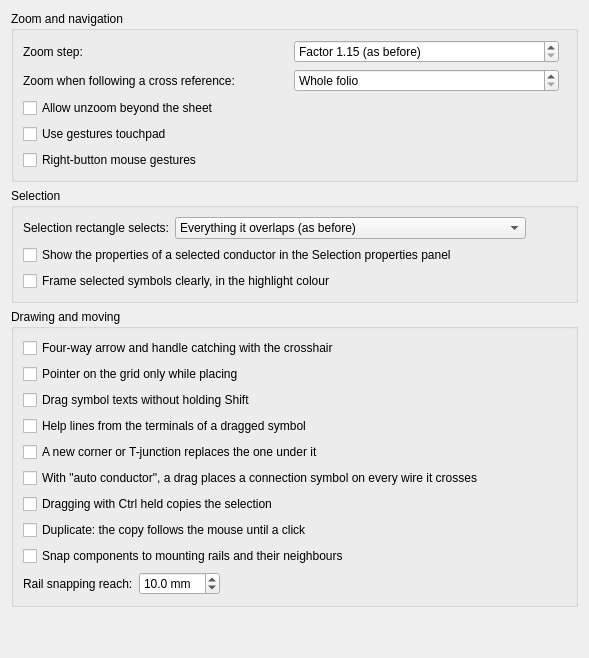
     <widget class="QWidget" name="m_input_tab">
      <attribute name="title">
       <string>Mouse and input</string>
      </attribute>
      <layout class="QVBoxLayout" name="m_input_tab_layout">
       <item>
        <widget class="QGroupBox" name="m_zoom_navigation_gb">
         <property name="title">
          <string>Zoom and navigation</string>
         </property>
         <layout class="QVBoxLayout" name="m_zoom_navigation_gb_layout">
          <item>
           <layout class="QHBoxLayout" name="m_zoom_step_layout">
            <item>
             <widget class="QLabel" name="m_zoom_step_label">
              <property name="text">
               <string>Zoom step:</string>
              </property>
              <property name="buddy">
               <cstring>m_zoom_step_sb</cstring>
              </property>
             </widget>
            </item>
            <item>
             <widget class="QSpinBox" name="m_zoom_step_sb">
              <property name="minimumSize">
               <size>
                <width>120</width>
                <height>0</height>
               </size>
              </property>
              <property name="toolTip">
               <string>How far the mouse wheel, Ctrl++ / Ctrl+- and the zoom buttons zoom at a time, in percent of the zoom shown, rounded to whole fives: with 10 %, 100 % goes to 110 %, 120 %, 130 % and 400 % to 440 %. Alt with the mouse wheel zooms four steps at a time.</string>
              </property>
              <property name="specialValueText">
               <string>Factor 1.15 (as before)</string>
              </property>
              <property name="suffix">
               <string> %</string>
              </property>
              <property name="maximum">
               <number>100</number>
              </property>
             </widget>
            </item>
            <item>
             <spacer name="m_zoom_step_spacer">
              <property name="orientation">
               <enum>Qt::Horizontal</enum>
              </property>
             </spacer>
            </item>
           </layout>
          </item>
          <item>
           <layout class="QHBoxLayout" name="m_jump_zoom_layout">
            <item>
             <widget class="QLabel" name="m_jump_zoom_label">
              <property name="text">
               <string>Zoom when following a cross reference:</string>
              </property>
              <property name="buddy">
               <cstring>m_jump_zoom_sb</cstring>
              </property>
             </widget>
            </item>
            <item>
             <widget class="QSpinBox" name="m_jump_zoom_sb">
              <property name="minimumSize">
               <size>
                <width>120</width>
                <height>0</height>
               </size>
              </property>
              <property name="toolTip">
               <string>A jump along a cross reference or a folio report shows its target in the middle of the view, at this zoom at least; closer views stay as they are.</string>
              </property>
              <property name="specialValueText">
               <string>Whole folio</string>
              </property>
              <property name="suffix">
               <string> %</string>
              </property>
              <property name="maximum">
               <number>400</number>
              </property>
              <property name="singleStep">
               <number>5</number>
              </property>
             </widget>
            </item>
            <item>
             <spacer name="m_jump_zoom_spacer">
              <property name="orientation">
               <enum>Qt::Horizontal</enum>
              </property>
             </spacer>
            </item>
           </layout>
          </item>
          <item>
           <widget class="QCheckBox" name="m_zoom_out_beyond_folio">
            <property name="text">
             <string>Allow unzoom beyond the sheet</string>
            </property>
           </widget>
          </item>
          <item>
           <widget class="QCheckBox" name="m_use_gesture_trackpad">
            <property name="text">
             <string>Use gestures touchpad</string>
            </property>
           </widget>
          </item>
          <item>
           <widget class="QCheckBox" name="m_mouse_gestures_cb">
            <property name="toolTip">
             <string>Holding the right button and dragging in a direction launches a shortcut bar command. A simple right-click still opens the context menu, on button release.</string>
            </property>
            <property name="text">
             <string>Right-button mouse gestures</string>
            </property>
           </widget>
          </item>
         </layout>
        </widget>
       </item>
       <item>
        <widget class="QGroupBox" name="m_selection_gb">
         <property name="title">
          <string>Selection</string>
         </property>
         <layout class="QVBoxLayout" name="m_selection_gb_layout">
          <item>
           <layout class="QHBoxLayout" name="m_selection_rectangle_layout">
            <item>
             <widget class="QLabel" name="m_selection_rectangle_label">
              <property name="text">
               <string>Selection rectangle selects:</string>
              </property>
              <property name="buddy">
               <cstring>m_selection_rectangle_cb</cstring>
              </property>
             </widget>
            </item>
            <item>
             <widget class="QComboBox" name="m_selection_rectangle_cb">
              <item>
               <property name="text">
                <string>Everything it overlaps (as before)</string>
               </property>
              </item>
              <item>
               <property name="text">
                <string>What lies wholly within it</string>
               </property>
              </item>
              <item>
               <property name="text">
                <string>By direction: wholly within to the right, overlapped to the left</string>
               </property>
              </item>
             </widget>
            </item>
            <item>
             <spacer name="m_selection_rectangle_spacer">
              <property name="orientation">
               <enum>Qt::Horizontal</enum>
              </property>
              <property name="sizeHint" stdset="0">
               <size>
                <width>40</width>
                <height>20</height>
               </size>
              </property>
             </spacer>
            </item>
           </layout>
          </item>
          <item>
           <widget class="QCheckBox" name="m_conductor_properties_panel">
            <property name="text">
             <string>Show the properties of a selected conductor in the Selection properties panel</string>
            </property>
           </widget>
          </item>
          <item>
           <widget class="QCheckBox" name="m_strong_selection_cb">
            <property name="text">
             <string>Frame selected symbols clearly, in the highlight colour</string>
            </property>
           </widget>
          </item>
         </layout>
        </widget>
       </item>
       <item>
        <widget class="QGroupBox" name="m_drawing_moving_gb">
         <property name="title">
          <string>Drawing and moving</string>
         </property>
         <layout class="QVBoxLayout" name="m_drawing_moving_gb_layout">
          <item>
           <widget class="QCheckBox" name="m_pointer_aids_cb">
            <property name="toolTip">
             <string>A four-way arrow over what a drag moves; with the crosshair, the pointer jumps with it from grid point to grid point, and a handle within 12 pixels catches it and the click. Unticked: the system pointer, and handles are grabbed under the mouse only.</string>
            </property>
            <property name="text">
             <string>Four-way arrow and handle catching with the crosshair</string>
            </property>
           </widget>
          </item>
          <item>
           <widget class="QCheckBox" name="m_grid_only_placing_cb">
            <property name="toolTip">
             <string>The pointer and the crosshair jump from grid point to grid point only while something is placed or dragged; otherwise they follow the mouse, so small items are easy to grab. What is placed still lands on the grid.</string>
            </property>
            <property name="text">
             <string>Pointer on the grid only while placing</string>
            </property>
           </widget>
          </item>
          <item>
           <widget class="QCheckBox" name="m_drag_texts_without_shift_cb">
            <property name="toolTip">
             <string>Dragging a symbol's text moves the text alone, and Shift+drag moves the symbol, as before version 0.100. Unticked by default: dragging a text moves its symbol, Shift+drag moves the text.</string>
            </property>
            <property name="text">
             <string>Drag symbol texts without holding Shift</string>
            </property>
           </widget>
          </item>
          <item>
           <widget class="QCheckBox" name="m_terminal_help_lines_cb">
            <property name="toolTip">
             <string>While a symbol is placed or dragged, a shaded line runs from each of its terminals to the terminal in line with it. Ticked by default.</string>
            </property>
            <property name="text">
             <string>Help lines from the terminals of a dragged symbol</string>
            </property>
           </widget>
          </item>
          <item>
           <widget class="QCheckBox" name="m_junction_replaces_cb">
            <property name="toolTip">
             <string>A corner or T-junction placed where one already stands takes its place, and its wires go to the new one. Unticked by default: both stay.</string>
            </property>
            <property name="text">
             <string>A new corner or T-junction replaces the one under it</string>
            </property>
           </widget>
          </item>
          <item>
           <widget class="QCheckBox" name="m_drag_places_auto_conductor_cb">
            <property name="toolTip">
             <string>In a project with "auto conductor" but without automatic connections: dragging a corner, T-junction or folio report being placed puts one on every wire the drag crosses, each joined once by an ordinary wire.</string>
            </property>
            <property name="text">
             <string>With "auto conductor", a drag places a connection symbol on every wire it crosses</string>
            </property>
           </widget>
          </item>
          <item>
           <widget class="QCheckBox" name="m_ctrl_drag_copies_cb">
            <property name="text">
             <string>Dragging with Ctrl held copies the selection</string>
            </property>
           </widget>
          </item>
          <item>
           <widget class="QCheckBox" name="m_duplicate_follows_mouse_cb">
            <property name="text">
             <string>Duplicate: the copy follows the mouse until a click</string>
            </property>
           </widget>
          </item>
          <item>
           <widget class="QCheckBox" name="m_rail_snap_cb">
            <property name="toolTip">
             <string>In a layout folio, a component which declares itself as fixed on a rail is put on the axis of the nearest rail and against its neighbour, leaving the space it asks for. Hold Alt or Shift while moving to suspend it.</string>
            </property>
            <property name="text">
             <string>Snap components to mounting rails and their neighbours</string>
            </property>
           </widget>
          </item>
          <item>
           <layout class="QHBoxLayout" name="m_rail_snap_threshold_layout">
            <item>
             <widget class="QLabel" name="m_rail_snap_threshold_label">
              <property name="text">
               <string>Rail snapping reach:</string>
              </property>
              <property name="buddy">
               <cstring>m_rail_snap_threshold_dsb</cstring>
              </property>
             </widget>
            </item>
            <item>
             <widget class="QDoubleSpinBox" name="m_rail_snap_threshold_dsb">
              <property name="suffix">
               <string> mm</string>
              </property>
              <property name="decimals">
               <number>1</number>
              </property>
              <property name="minimum">
               <double>1.000000000000000</double>
              </property>
              <property name="maximum">
               <double>100.000000000000000</double>
              </property>
              <property name="value">
               <double>10.000000000000000</double>
              </property>
             </widget>
            </item>
            <item>
             <spacer name="m_rail_snap_threshold_spacer">
              <property name="orientation">
               <enum>Qt::Horizontal</enum>
              </property>
              <property name="sizeHint" stdset="0">
               <size>
                <width>40</width>
                <height>20</height>
               </size>
              </property>
             </spacer>
            </item>
           </layout>
          </item>
         </layout>
        </widget>
       </item>
       <item>
        <spacer name="m_input_tab_spacer">
         <property name="orientation">
          <enum>Qt::Vertical</enum>
         </property>
         <property name="sizeHint" stdset="0">
          <size>
           <width>20</width>
           <height>40</height>
          </size>
         </property>
        </spacer>
       </item>
      </layout>
     </widget>
